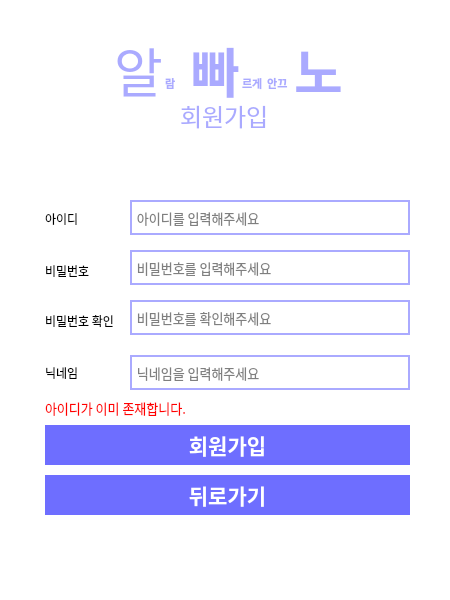
<?xml version="1.0" encoding="UTF-8"?>
<ui version="4.0">
 <class>Form</class>
 <widget class="QWidget" name="Form">
  <property name="geometry">
   <rect>
    <x>0</x>
    <y>0</y>
    <width>450</width>
    <height>600</height>
   </rect>
  </property>
  <property name="windowTitle">
   <string>Form</string>
  </property>
  <widget class="QStackedWidget" name="stackedWidget">
   <property name="geometry">
    <rect>
     <x>0</x>
     <y>0</y>
     <width>450</width>
     <height>600</height>
    </rect>
   </property>
   <property name="styleSheet">
    <string notr="true"/>
   </property>
   <property name="currentIndex">
    <number>1</number>
   </property>
   <widget class="QWidget" name="page">
    <property name="styleSheet">
     <string notr="true">background-color: rgb(255, 255, 255);</string>
    </property>
    <widget class="QLabel" name="ar_lbl">
     <property name="geometry">
      <rect>
       <x>95</x>
       <y>110</y>
       <width>251</width>
       <height>141</height>
      </rect>
     </property>
     <property name="text">
      <string/>
     </property>
     <property name="pixmap">
      <pixmap>../UI_img/알람시계.png</pixmap>
     </property>
     <property name="scaledContents">
      <bool>true</bool>
     </property>
    </widget>
    <widget class="QLabel" name="label_2">
     <property name="geometry">
      <rect>
       <x>115</x>
       <y>40</y>
       <width>50</width>
       <height>60</height>
      </rect>
     </property>
     <property name="font">
      <font>
       <family>G마켓 산스 TTF Bold</family>
       <pointsize>40</pointsize>
       <weight>75</weight>
       <bold>true</bold>
      </font>
     </property>
     <property name="styleSheet">
      <string notr="true">color: rgb(170, 170, 255);</string>
     </property>
     <property name="text">
      <string>알</string>
     </property>
     <property name="alignment">
      <set>Qt::AlignCenter</set>
     </property>
    </widget>
    <widget class="QLabel" name="label_3">
     <property name="geometry">
      <rect>
       <x>165</x>
       <y>73</y>
       <width>21</width>
       <height>21</height>
      </rect>
     </property>
     <property name="font">
      <font>
       <family>G마켓 산스 TTF Bold</family>
       <pointsize>8</pointsize>
       <weight>75</weight>
       <bold>true</bold>
      </font>
     </property>
     <property name="styleSheet">
      <string notr="true">color: rgb(170, 170, 255);</string>
     </property>
     <property name="text">
      <string>람</string>
     </property>
    </widget>
    <widget class="QLabel" name="label_4">
     <property name="geometry">
      <rect>
       <x>192</x>
       <y>40</y>
       <width>50</width>
       <height>60</height>
      </rect>
     </property>
     <property name="font">
      <font>
       <family>G마켓 산스 TTF Bold</family>
       <pointsize>40</pointsize>
       <weight>75</weight>
       <bold>true</bold>
      </font>
     </property>
     <property name="styleSheet">
      <string notr="true">color: rgb(170, 170, 255);</string>
     </property>
     <property name="text">
      <string>빠</string>
     </property>
     <property name="alignment">
      <set>Qt::AlignCenter</set>
     </property>
    </widget>
    <widget class="QLabel" name="label_5">
     <property name="geometry">
      <rect>
       <x>242</x>
       <y>73</y>
       <width>51</width>
       <height>21</height>
      </rect>
     </property>
     <property name="font">
      <font>
       <family>G마켓 산스 TTF Bold</family>
       <pointsize>8</pointsize>
       <weight>75</weight>
       <bold>true</bold>
      </font>
     </property>
     <property name="styleSheet">
      <string notr="true">color: rgb(170, 170, 255);</string>
     </property>
     <property name="text">
      <string>르게  안끄</string>
     </property>
    </widget>
    <widget class="QLabel" name="label_6">
     <property name="geometry">
      <rect>
       <x>295</x>
       <y>40</y>
       <width>50</width>
       <height>60</height>
      </rect>
     </property>
     <property name="font">
      <font>
       <family>G마켓 산스 TTF Bold</family>
       <pointsize>40</pointsize>
       <weight>75</weight>
       <bold>true</bold>
      </font>
     </property>
     <property name="styleSheet">
      <string notr="true">color: rgb(170, 170, 255);</string>
     </property>
     <property name="text">
      <string>노</string>
     </property>
     <property name="alignment">
      <set>Qt::AlignCenter</set>
     </property>
    </widget>
    <widget class="QLineEdit" name="lineEdit">
     <property name="geometry">
      <rect>
       <x>75</x>
       <y>280</y>
       <width>300</width>
       <height>40</height>
      </rect>
     </property>
     <property name="font">
      <font>
       <family>G마켓 산스 TTF Medium</family>
       <pointsize>11</pointsize>
      </font>
     </property>
     <property name="styleSheet">
      <string notr="true">border-color: rgb(170, 170, 255);
border-style:solid;
border-width:2px;
</string>
     </property>
     <property name="placeholderText">
      <string>  아이디를 입력해주세요</string>
     </property>
    </widget>
    <widget class="QLineEdit" name="lineEdit_2">
     <property name="geometry">
      <rect>
       <x>75</x>
       <y>318</y>
       <width>300</width>
       <height>40</height>
      </rect>
     </property>
     <property name="font">
      <font>
       <family>G마켓 산스 TTF Medium</family>
       <pointsize>11</pointsize>
      </font>
     </property>
     <property name="styleSheet">
      <string notr="true">border-color: rgb(170, 170, 255);
border-style:solid;
border-width:2px;
</string>
     </property>
     <property name="echoMode">
      <enum>QLineEdit::Password</enum>
     </property>
     <property name="placeholderText">
      <string>  비밀번호를 입력해주세요</string>
     </property>
    </widget>
    <widget class="QLabel" name="error_lbl">
     <property name="geometry">
      <rect>
       <x>77</x>
       <y>364</y>
       <width>291</width>
       <height>16</height>
      </rect>
     </property>
     <property name="font">
      <font>
       <family>G마켓 산스 TTF Medium</family>
       <pointsize>10</pointsize>
      </font>
     </property>
     <property name="styleSheet">
      <string notr="true">color: rgb(255, 0, 0);</string>
     </property>
     <property name="text">
      <string>아이디 또는 비밀번호를 입력해주세요.</string>
     </property>
    </widget>
    <widget class="QPushButton" name="login_btn">
     <property name="geometry">
      <rect>
       <x>75</x>
       <y>382</y>
       <width>300</width>
       <height>40</height>
      </rect>
     </property>
     <property name="font">
      <font>
       <family>G마켓 산스 TTF Bold</family>
       <pointsize>13</pointsize>
      </font>
     </property>
     <property name="styleSheet">
      <string notr="true">background-color: rgb(110, 110, 255);
color: rgb(255, 255, 255);
border-width:0px;
border-style:solid;
</string>
     </property>
     <property name="text">
      <string>로그인</string>
     </property>
    </widget>
    <widget class="QCheckBox" name="checkBox">
     <property name="geometry">
      <rect>
       <x>75</x>
       <y>430</y>
       <width>16</width>
       <height>16</height>
      </rect>
     </property>
     <property name="text">
      <string/>
     </property>
    </widget>
    <widget class="QLabel" name="label_7">
     <property name="geometry">
      <rect>
       <x>93</x>
       <y>431</y>
       <width>161</width>
       <height>16</height>
      </rect>
     </property>
     <property name="font">
      <font>
       <family>G마켓 산스 TTF Medium</family>
       <weight>50</weight>
       <bold>false</bold>
      </font>
     </property>
     <property name="styleSheet">
      <string notr="true">color: rgb(97, 97, 97);</string>
     </property>
     <property name="text">
      <string>자동 로그인</string>
     </property>
    </widget>
    <widget class="QLabel" name="join_lbl">
     <property name="geometry">
      <rect>
       <x>289</x>
       <y>431</y>
       <width>91</width>
       <height>16</height>
      </rect>
     </property>
     <property name="font">
      <font>
       <family>G마켓 산스 TTF Medium</family>
      </font>
     </property>
     <property name="styleSheet">
      <string notr="true">color: rgb(97, 97, 97);</string>
     </property>
     <property name="text">
      <string>알빠노 회원가입</string>
     </property>
    </widget>
    <widget class="QLabel" name="ani_lbl">
     <property name="geometry">
      <rect>
       <x>115</x>
       <y>472</y>
       <width>211</width>
       <height>131</height>
      </rect>
     </property>
     <property name="text">
      <string/>
     </property>
     <property name="pixmap">
      <pixmap>../UI_img/늦잠3.png</pixmap>
     </property>
     <property name="scaledContents">
      <bool>true</bool>
     </property>
    </widget>
   </widget>
   <widget class="QWidget" name="page_2">
    <property name="styleSheet">
     <string notr="true">background-color: rgb(255, 255, 255);</string>
    </property>
    <widget class="QLabel" name="label_8">
     <property name="geometry">
      <rect>
       <x>114</x>
       <y>40</y>
       <width>50</width>
       <height>60</height>
      </rect>
     </property>
     <property name="font">
      <font>
       <family>G마켓 산스 TTF Bold</family>
       <pointsize>40</pointsize>
      </font>
     </property>
     <property name="styleSheet">
      <string notr="true">color: rgb(170, 170, 255);</string>
     </property>
     <property name="text">
      <string>알</string>
     </property>
    </widget>
    <widget class="QLabel" name="label_9">
     <property name="geometry">
      <rect>
       <x>165</x>
       <y>73</y>
       <width>21</width>
       <height>21</height>
      </rect>
     </property>
     <property name="font">
      <font>
       <family>G마켓 산스 TTF Bold</family>
       <pointsize>8</pointsize>
       <weight>75</weight>
       <bold>true</bold>
      </font>
     </property>
     <property name="styleSheet">
      <string notr="true">color: rgb(170, 170, 255);</string>
     </property>
     <property name="text">
      <string>람</string>
     </property>
    </widget>
    <widget class="QLabel" name="label_10">
     <property name="geometry">
      <rect>
       <x>191</x>
       <y>40</y>
       <width>50</width>
       <height>60</height>
      </rect>
     </property>
     <property name="font">
      <font>
       <family>G마켓 산스 TTF Bold</family>
       <pointsize>40</pointsize>
       <weight>75</weight>
       <bold>true</bold>
      </font>
     </property>
     <property name="styleSheet">
      <string notr="true">color: rgb(170, 170, 255);</string>
     </property>
     <property name="text">
      <string>빠</string>
     </property>
    </widget>
    <widget class="QLabel" name="label_11">
     <property name="geometry">
      <rect>
       <x>242</x>
       <y>73</y>
       <width>51</width>
       <height>21</height>
      </rect>
     </property>
     <property name="font">
      <font>
       <family>G마켓 산스 TTF Bold</family>
       <pointsize>8</pointsize>
       <weight>75</weight>
       <bold>true</bold>
      </font>
     </property>
     <property name="styleSheet">
      <string notr="true">color: rgb(170, 170, 255);</string>
     </property>
     <property name="text">
      <string>르게  안끄</string>
     </property>
    </widget>
    <widget class="QLabel" name="label_12">
     <property name="geometry">
      <rect>
       <x>294</x>
       <y>40</y>
       <width>50</width>
       <height>60</height>
      </rect>
     </property>
     <property name="font">
      <font>
       <family>G마켓 산스 TTF Bold</family>
       <pointsize>40</pointsize>
       <weight>75</weight>
       <bold>true</bold>
      </font>
     </property>
     <property name="styleSheet">
      <string notr="true">color: rgb(170, 170, 255);</string>
     </property>
     <property name="text">
      <string>노</string>
     </property>
    </widget>
    <widget class="QLabel" name="label_13">
     <property name="geometry">
      <rect>
       <x>180</x>
       <y>100</y>
       <width>100</width>
       <height>31</height>
      </rect>
     </property>
     <property name="font">
      <font>
       <family>G마켓 산스 TTF Bold</family>
       <pointsize>18</pointsize>
      </font>
     </property>
     <property name="styleSheet">
      <string notr="true">color: rgb(170, 170, 255);</string>
     </property>
     <property name="text">
      <string>회원가입</string>
     </property>
    </widget>
    <widget class="QLineEdit" name="id_line">
     <property name="geometry">
      <rect>
       <x>130</x>
       <y>200</y>
       <width>280</width>
       <height>35</height>
      </rect>
     </property>
     <property name="font">
      <font>
       <family>G마켓 산스 TTF Medium</family>
       <pointsize>10</pointsize>
      </font>
     </property>
     <property name="styleSheet">
      <string notr="true">border-color: rgb(170, 170, 255);
border-width:2px;
border-style:solid;
</string>
     </property>
     <property name="placeholderText">
      <string> 아이디를 입력해주세요</string>
     </property>
    </widget>
    <widget class="QLineEdit" name="pw_line">
     <property name="geometry">
      <rect>
       <x>130</x>
       <y>250</y>
       <width>280</width>
       <height>35</height>
      </rect>
     </property>
     <property name="font">
      <font>
       <family>G마켓 산스 TTF Medium</family>
       <pointsize>10</pointsize>
      </font>
     </property>
     <property name="styleSheet">
      <string notr="true">border-color: rgb(170, 170, 255);
border-width:2px;
border-style:solid;
</string>
     </property>
     <property name="echoMode">
      <enum>QLineEdit::Password</enum>
     </property>
     <property name="placeholderText">
      <string> 비밀번호를 입력해주세요</string>
     </property>
    </widget>
    <widget class="QLineEdit" name="pw_checkline">
     <property name="geometry">
      <rect>
       <x>130</x>
       <y>300</y>
       <width>280</width>
       <height>35</height>
      </rect>
     </property>
     <property name="font">
      <font>
       <family>G마켓 산스 TTF Medium</family>
       <pointsize>10</pointsize>
      </font>
     </property>
     <property name="styleSheet">
      <string notr="true">border-color: rgb(170, 170, 255);
border-width:2px;
border-style:solid;
</string>
     </property>
     <property name="echoMode">
      <enum>QLineEdit::Password</enum>
     </property>
     <property name="placeholderText">
      <string> 비밀번호를 확인해주세요</string>
     </property>
    </widget>
    <widget class="QLabel" name="label_14">
     <property name="geometry">
      <rect>
       <x>45</x>
       <y>208</y>
       <width>81</width>
       <height>21</height>
      </rect>
     </property>
     <property name="font">
      <font>
       <family>G마켓 산스 TTF Medium</family>
       <pointsize>9</pointsize>
      </font>
     </property>
     <property name="text">
      <string>아이디              </string>
     </property>
    </widget>
    <widget class="QLabel" name="label_15">
     <property name="geometry">
      <rect>
       <x>45</x>
       <y>260</y>
       <width>81</width>
       <height>21</height>
      </rect>
     </property>
     <property name="font">
      <font>
       <family>G마켓 산스 TTF Medium</family>
       <pointsize>9</pointsize>
      </font>
     </property>
     <property name="text">
      <string>비밀번호          </string>
     </property>
    </widget>
    <widget class="QLabel" name="label_16">
     <property name="geometry">
      <rect>
       <x>45</x>
       <y>310</y>
       <width>81</width>
       <height>21</height>
      </rect>
     </property>
     <property name="font">
      <font>
       <family>G마켓 산스 TTF Medium</family>
       <pointsize>9</pointsize>
      </font>
     </property>
     <property name="text">
      <string>비밀번호 확인 </string>
     </property>
    </widget>
    <widget class="QLabel" name="label_17">
     <property name="geometry">
      <rect>
       <x>45</x>
       <y>362</y>
       <width>56</width>
       <height>21</height>
      </rect>
     </property>
     <property name="font">
      <font>
       <family>G마켓 산스 TTF Medium</family>
       <pointsize>9</pointsize>
      </font>
     </property>
     <property name="text">
      <string>닉네임</string>
     </property>
    </widget>
    <widget class="QLineEdit" name="name_line">
     <property name="geometry">
      <rect>
       <x>130</x>
       <y>355</y>
       <width>280</width>
       <height>35</height>
      </rect>
     </property>
     <property name="font">
      <font>
       <family>G마켓 산스 TTF Medium</family>
       <pointsize>10</pointsize>
      </font>
     </property>
     <property name="styleSheet">
      <string notr="true">border-color: rgb(170, 170, 255);
border-width:2px;
border-style:solid;
</string>
     </property>
     <property name="placeholderText">
      <string> 닉네임을 입력해주세요</string>
     </property>
    </widget>
    <widget class="QPushButton" name="join_btn">
     <property name="geometry">
      <rect>
       <x>45</x>
       <y>425</y>
       <width>365</width>
       <height>40</height>
      </rect>
     </property>
     <property name="font">
      <font>
       <family>G마켓 산스 TTF Bold</family>
       <pointsize>16</pointsize>
       <weight>75</weight>
       <bold>true</bold>
      </font>
     </property>
     <property name="styleSheet">
      <string notr="true">background-color: rgb(110, 110, 255);
color: rgb(255, 255, 255);
border-width:0px;
border-style:solid;</string>
     </property>
     <property name="text">
      <string>회원가입</string>
     </property>
    </widget>
    <widget class="QPushButton" name="back_btn">
     <property name="geometry">
      <rect>
       <x>45</x>
       <y>475</y>
       <width>365</width>
       <height>40</height>
      </rect>
     </property>
     <property name="font">
      <font>
       <family>G마켓 산스 TTF Bold</family>
       <pointsize>16</pointsize>
       <weight>75</weight>
       <bold>true</bold>
      </font>
     </property>
     <property name="styleSheet">
      <string notr="true">background-color: rgb(110, 110, 255);
color: rgb(255, 255, 255);
border-width:0px;
border-style:solid;</string>
     </property>
     <property name="text">
      <string>뒤로가기</string>
     </property>
    </widget>
    <widget class="QLabel" name="error_lbl_2">
     <property name="geometry">
      <rect>
       <x>45</x>
       <y>400</y>
       <width>361</width>
       <height>16</height>
      </rect>
     </property>
     <property name="font">
      <font>
       <family>G마켓 산스 TTF Medium</family>
       <pointsize>10</pointsize>
      </font>
     </property>
     <property name="styleSheet">
      <string notr="true">color: rgb(255, 0, 0);</string>
     </property>
     <property name="text">
      <string>아이디가 이미 존재합니다.</string>
     </property>
    </widget>
   </widget>
  </widget>
 </widget>
 <resources/>
 <connections/>
</ui>
